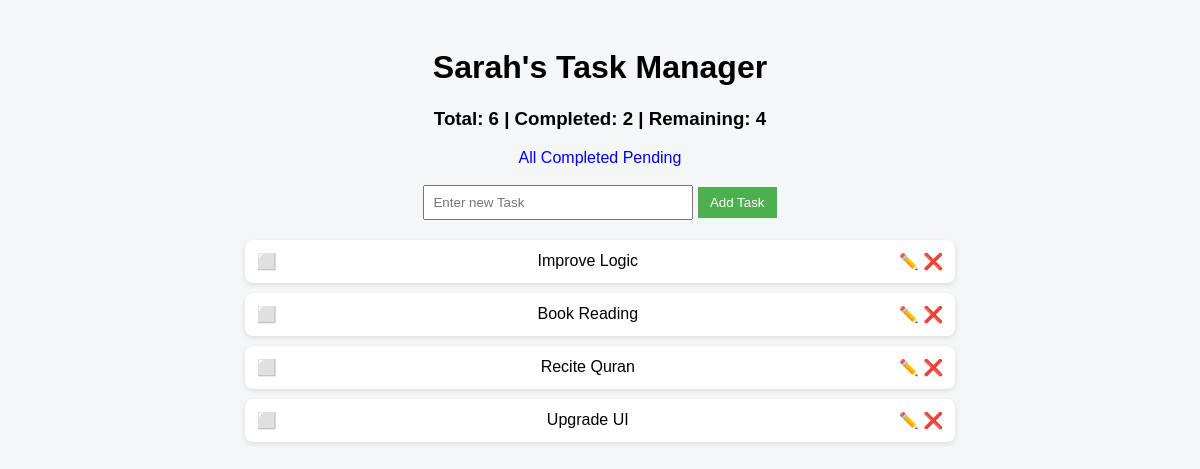
Before: /?filter=pending with the older database file.
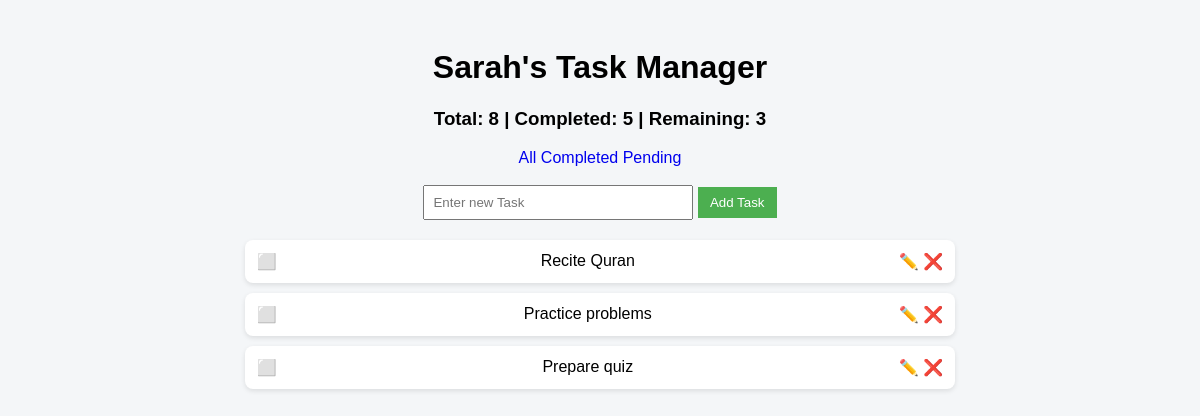
After: the same page with the newer database file.
### tables this page shows
CREATE TABLE tasks(
    id INTEGER PRIMARY KEY AUTOINCREMENT,
    title TEXT,
    completed INTEGER DEFAULT 0
    );

### app.py (the view)
@app.route('/')
def index():
  filter_type=request.args.get('filter','all')
  if filter_type == 'completed':
    tasks=database.get_completed_task()
  elif filter_type == 'pending':
    tasks=database.get_pending_task()
  else:
    tasks=database.get_data()
  total,completed,remaining=database.count_task()
  return render_template("index.html",tasks=tasks,total=total,completed=completed,remaining=remaining)

### database.py (called while the page is built)
def connect_db():
  return sqlite3.connect('task.db')

def count_task():
  conn=connect_db()
  c=conn.cursor()
  c.execute("SELECT COUNT(*) FROM tasks")
  total=c.fetchone()[0]
  c.execute("SELECT COUNT(*) FROM tasks where completed=1")
  completed=c.fetchone()[0]
  remaining = total-completed
  return total,completed,remaining

def get_pending_task():
  conn=connect_db()
  c=conn.cursor()
  c.execute("SELECT * FROM tasks WHERE completed=0")
  data=c.fetchall()
  conn.close()
  return data

### templates/index.html (shortened to what this page needs)
<!doctype html>
<html lang="en">
  <head>
    <link rel="stylesheet" href={{url_for('static',filename="style.css")}}>
  </head>
  <body>
    <h1>Sarah's Task Manager</h1>
    <h3>
      Total: {{total}} |
      Completed: {{completed}} |
      Remaining: {{remaining}}
    </h3>
    <div style="text-align:center;">
      <a href="/?filter=all">All</a>
      <a href="/?filter=completed">Completed</a>
      <a href="/?filter=pending">Pending</a>
    </div>
    <br>
    <form action="/add" method="POST">
      <input type="text" name="title" placeholder="Enter new Task" required />
      <button type="submit">Add Task</button>
    </form>
    <ul>
      {% for task in tasks %}
      <li>
        <a href="/toggle/{{task[0]}}">
          {% if task[2] == 1 %}
            ✔️
          {% else %}
            ⬜
          {% endif %}
        </a>
        {{task[1]}}
        <div>
          <a href="/edit/{{task[0]}}">✏️</a>
          <a href="/delete/{{task[0]}}">❌</a>
        </div>
      </li>
      {% endfor %}
    </ul>
  </body>
</html>

Changed rows visible on the page:
removed tasks: title "Improve Logic"
no longer on this page (row edited): tasks: title "Book Reading"
no longer on this page (row edited): tasks: title "Upgrade UI"
added tasks: title "Practice problems"
added tasks: title "Prepare quiz"
Other visible differences:
{{ total }}: "6" → "8"
{{ completed }}: "2" → "5"
{{ remaining }}: "4" → "3"
